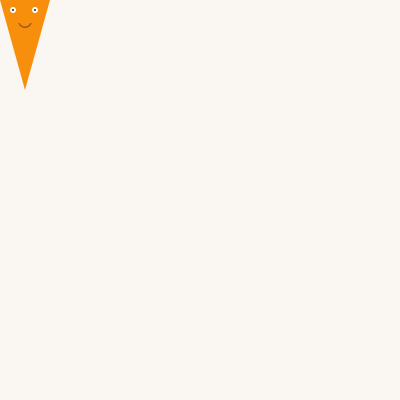
Frame 1 (no input)
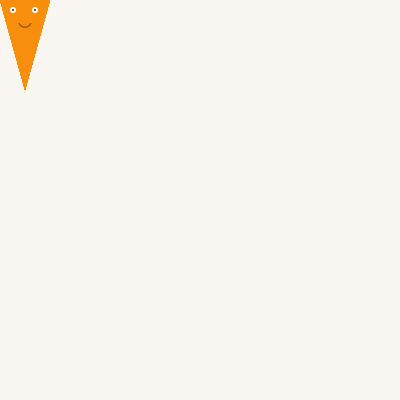
Frame 60 (the mouse pressed at the canvas centre just before this capture)
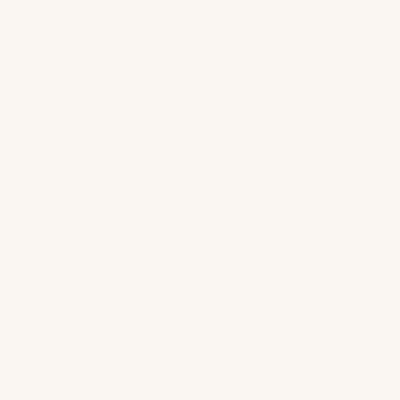
Frame 120 (the mouse held since frame 60 and released just before this capture)

The Processing sketch that drew these frames (run headless with seeded random() and noise(); from frame 60 on, the mouse is pressed at the canvas centre):

// Processing sketch: processing_87437
// ── processing_87437.pde

/*alexandra merski amerski@andrew.cmu.edu
copyright alexandra merski 2013 pittsburgh*/

float veggies; 
void setup(  )
{
   size( 400, 400 ); 
   smooth( );
   background( 250, 246, 242);
   
   veggies = 100;
}

void draw( )
{
   drawCarrot( 100, 150 );
  
}

void drawCarrot( float x, float y )  // defining the carrot
{
  noStroke ( ); 
    fill( 247, 142, 12 );
    
    frameRate (3.2);
    triangle(mouseX, mouseY, (mouseX+50), (mouseY), (mouseX+25), (mouseY+90)); //body
    ellipse((mouseX+25), (mouseY+20), 20, 20);
    
    fill (255);
    ellipse((mouseX+13), (mouseY+10), 6,6);//whites
    ellipse((mouseX+35), (mouseY+10), 6,6);
    
    fill (52, 33, 4);
    ellipse((mouseX+13), (mouseY+10), 2,2);//pupils
    ellipse((mouseX+35), (mouseY+10), 2,2);
    
    fill (165, 87, 23);
    ellipse((mouseX+25), (mouseY+21), 14, 14);
    
  
    fill( 247, 142, 12 );//negative of mouth
    ellipse((mouseX+25), (mouseY+20), 12, 13);
    rect   ((mouseX+15), (mouseY+13), 25, 10);
    
    fill (143, 224, 149);

beginShape ( );//green leaves
  vertex ((mouseX+18), (mouseY   ));
  vertex ((mouseX+ 2), (mouseY-20));
  vertex ((mouseX+15), (mouseY-17));
  vertex ((mouseX+24), (mouseY-40));
  vertex ((mouseX+27), (mouseY-13));
  vertex ((mouseX+38), (mouseY-19));
  vertex ((mouseX+34), (mouseY   ));
endShape   ( );
    
    if (mousePressed == true) {
    background( 250, 246, 242);
}
}
